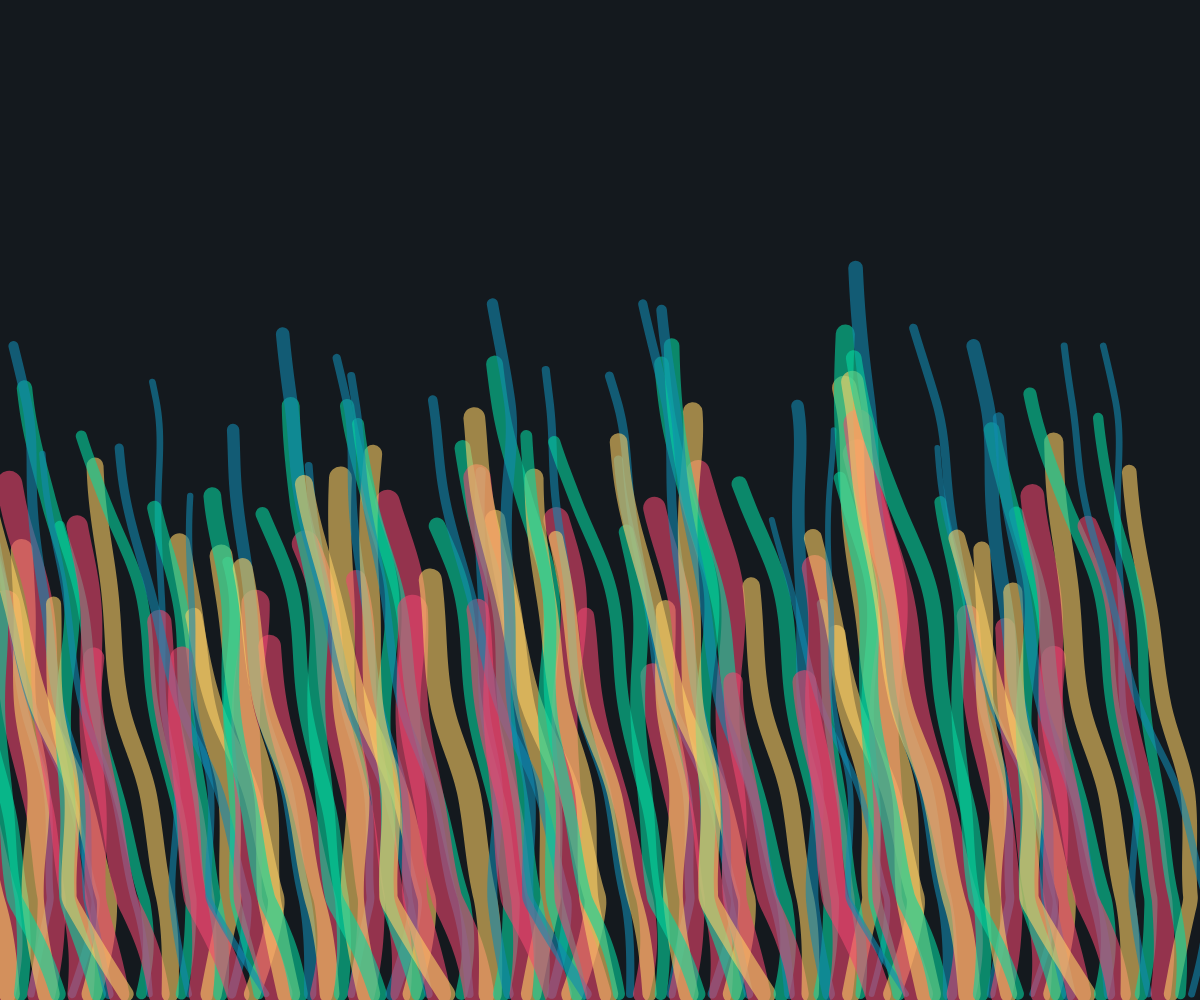
Frame 1 (no input)
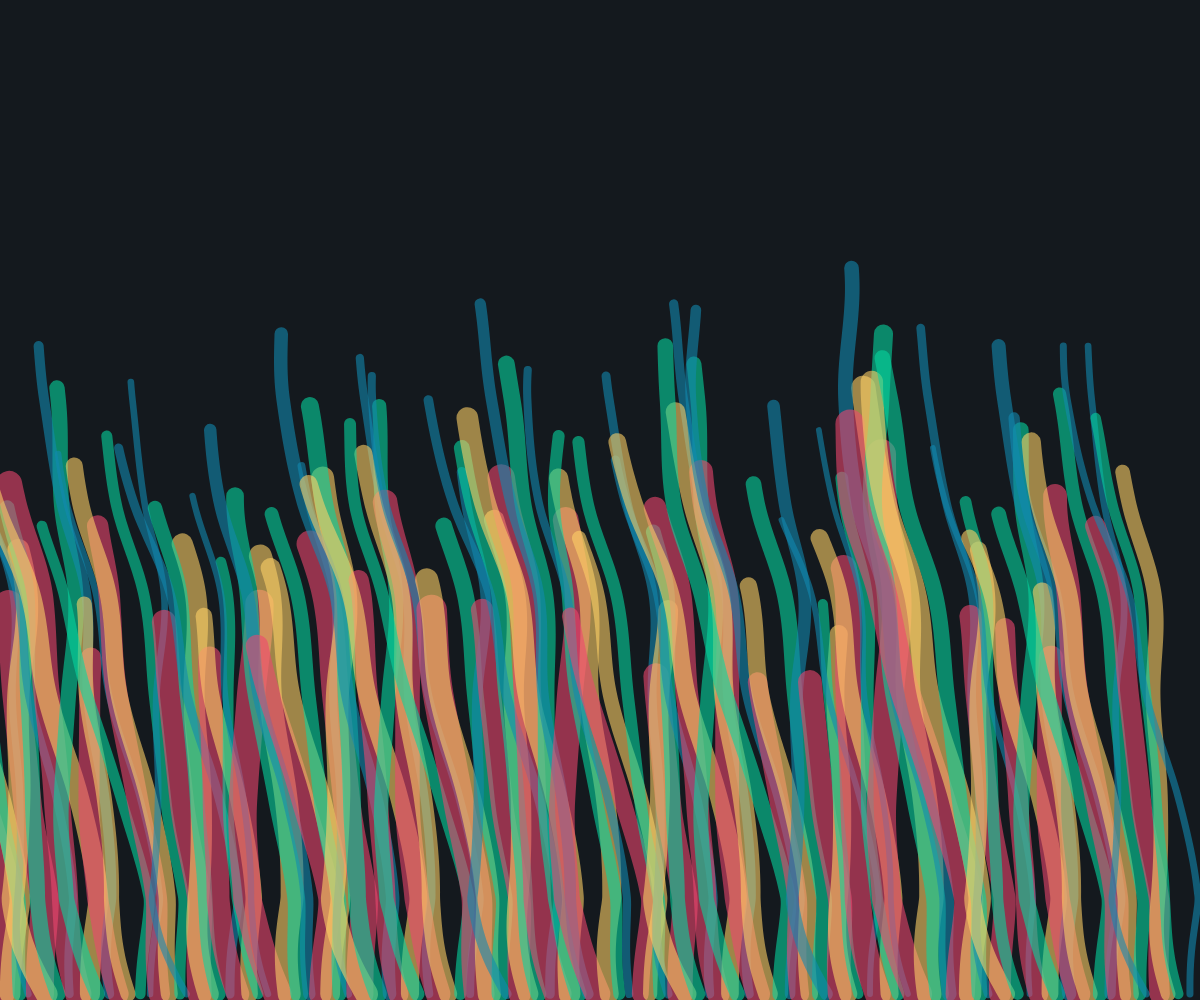
Frame 60 (no input)
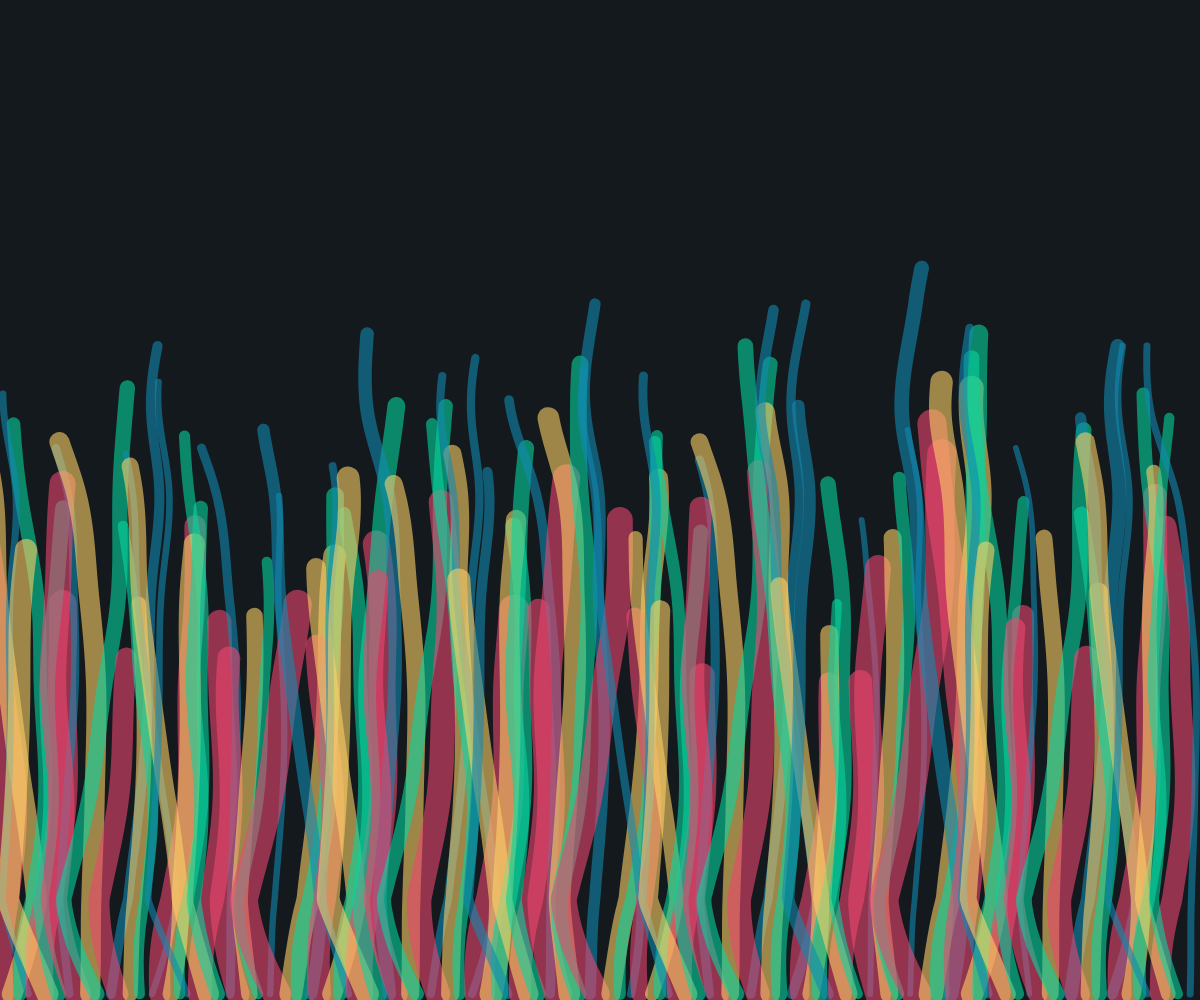
Frame 120 (the mouse pressed at the canvas centre since frame 60)

The p5.js sketch that drew these frames (run headless with seeded random() and noise() and a simulated clock; from frame 60 on, the mouse is pressed at the canvas centre):

// p5.js sketch
// ── sketch.js
// 定義海葵的顏色組合 (可自行替換喜歡的色碼)
let colors = ["#ef476f", "#ffd166", "#06d6a0", "#118ab2"];

function setup() {
  // 建立符合視窗大小的畫布
  createCanvas(windowWidth, windowHeight);
  noFill();
}

function draw() {
  background(20, 25, 30); // 深色背景讓海葵的色彩更突顯
  translate(0, height);   // 將座標原點移動到畫面左下角

  // 利用迴圈產生多個海葵的基準位置
  for (let j = 0; j < 30; j++) {
    let xx = map(j, 0, 30, 0, width);

    // 利用 foreach 產生連續幾種顏色的海葵，達到不同顏色互疊的效果
    colors.forEach((clr, index) => {
      let rid = j * 10 + index; // 給予不同的 noise 種子，讓擺動錯開
      
      // 利用 noise 讓高度與粗細有不規則但固定的變化
      let hh = map(noise(rid * 0.1), 0, 1, 100, 350) + index * 30;
      let sw = map(noise(rid * 0.2), 0, 1, 15, 35) - index * 5;

      // 呼叫海葵繪製函式，並稍微錯開 x 座標增加立體感
      anemone(xx + index * 10, rid, clr, hh, sw);
    });
  }
}

// 繪製單一海葵的函式
function anemone(xx, rid, clr, hh, sw) {
  beginShape();

  // 設定顏色與透明度，產生互疊效果
  let c = color(clr);
  c.setAlpha(150);
  stroke(c);
  strokeWeight(sw);

  // 利用迴圈畫出海葵的每個節點
  for (let i = 0; i < hh; i += 3) { // 每次增加 3 可以稍微提升效能
    // 讓底部的移動幅度較小 (0 到 50 間移動較慢)
    let deltaFactor = map(i, 0, 50, 0, 1, true);
    let deltaX = deltaFactor * (noise(i / 400, frameCount / 100, rid) - 0.5) * 200;

    // 加入滑鼠互動因子，讓滑鼠可以撥動海葵
    let mouseFactor = map(i, 0, 500, 0, 1) * log(hh) / 10;
    let mouseDelta = map(mouseX, 0, width, -200, 200);

    // 結合原本的擺動與滑鼠的偏移量
    curveVertex(xx + deltaX + mouseDelta * mouseFactor, -i * 2);
  }
  endShape();
}
